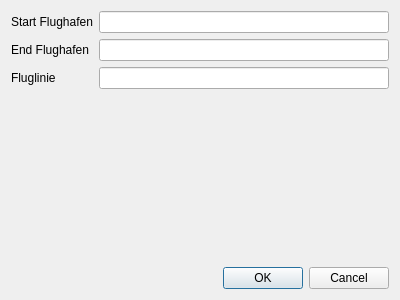
<?xml version="1.0" encoding="UTF-8"?>
<ui version="4.0">
 <class>AddRouteDialog</class>
 <widget class="QDialog" name="AddRouteDialog">
  <property name="geometry">
   <rect>
    <x>0</x>
    <y>0</y>
    <width>400</width>
    <height>300</height>
   </rect>
  </property>
  <property name="windowTitle">
   <string>Dialog</string>
  </property>
  <layout class="QGridLayout" name="gridLayout">
   <item row="0" column="0">
    <layout class="QFormLayout" name="formLayout">
     <item row="0" column="0">
      <widget class="QLabel" name="label">
       <property name="text">
        <string>Start Flughafen</string>
       </property>
      </widget>
     </item>
     <item row="1" column="0">
      <widget class="QLabel" name="label_2">
       <property name="text">
        <string>End Flughafen</string>
       </property>
      </widget>
     </item>
     <item row="0" column="1">
      <widget class="QLineEdit" name="StartAirport"/>
     </item>
     <item row="1" column="1">
      <widget class="QLineEdit" name="EndAirport"/>
     </item>
     <item row="2" column="0">
      <widget class="QLabel" name="label_3">
       <property name="text">
        <string>Fluglinie</string>
       </property>
      </widget>
     </item>
     <item row="2" column="1">
      <widget class="QLineEdit" name="Airline"/>
     </item>
    </layout>
   </item>
   <item row="1" column="0">
    <widget class="QDialogButtonBox" name="buttonBox">
     <property name="orientation">
      <enum>Qt::Horizontal</enum>
     </property>
     <property name="standardButtons">
      <set>QDialogButtonBox::Cancel|QDialogButtonBox::Ok</set>
     </property>
    </widget>
   </item>
  </layout>
 </widget>
 <resources/>
 <connections>
  <connection>
   <sender>buttonBox</sender>
   <signal>accepted()</signal>
   <receiver>AddRouteDialog</receiver>
   <slot>accept()</slot>
   <hints>
    <hint type="sourcelabel">
     <x>248</x>
     <y>254</y>
    </hint>
    <hint type="destinationlabel">
     <x>157</x>
     <y>274</y>
    </hint>
   </hints>
  </connection>
  <connection>
   <sender>buttonBox</sender>
   <signal>rejected()</signal>
   <receiver>AddRouteDialog</receiver>
   <slot>reject()</slot>
   <hints>
    <hint type="sourcelabel">
     <x>316</x>
     <y>260</y>
    </hint>
    <hint type="destinationlabel">
     <x>286</x>
     <y>274</y>
    </hint>
   </hints>
  </connection>
 </connections>
</ui>
